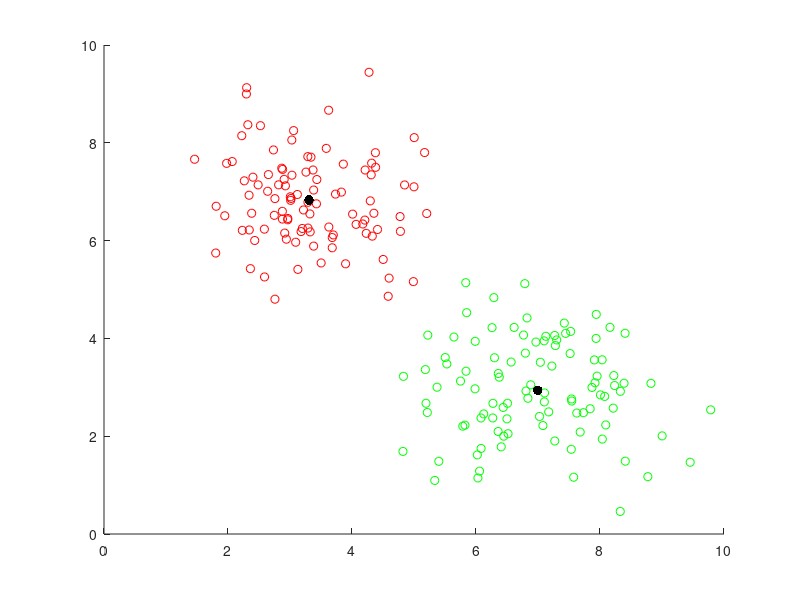

Write the MATLAB code that produced this figure.
clear,clc,close all;
data1 = randn(200,1)+3;
data2 = randn(200,1)+7;
data(1:100,1:2) = [data1(1:100),data2(1:100)];
data(101:200,1:2) = [data2(101:200),data1(101:200)];

[center,U,obj_fcn] = fcm(data,2);
maxU = max(U);
index1 = find(U(1,:) == maxU);
index2 = find(U(2, :) == maxU);
line(data(index1,1), data(index1,2), 'lineStyle', 'none','marker', 'o','color', 'g');
line(data(index2,1), data(index2,2), 'LineStyle', 'none','Marker', 'o','Color', 'r');
line(center(:,1),center(:,2),'lineStyle', 'none','markersize',21,'marker', '.','color', 'k');